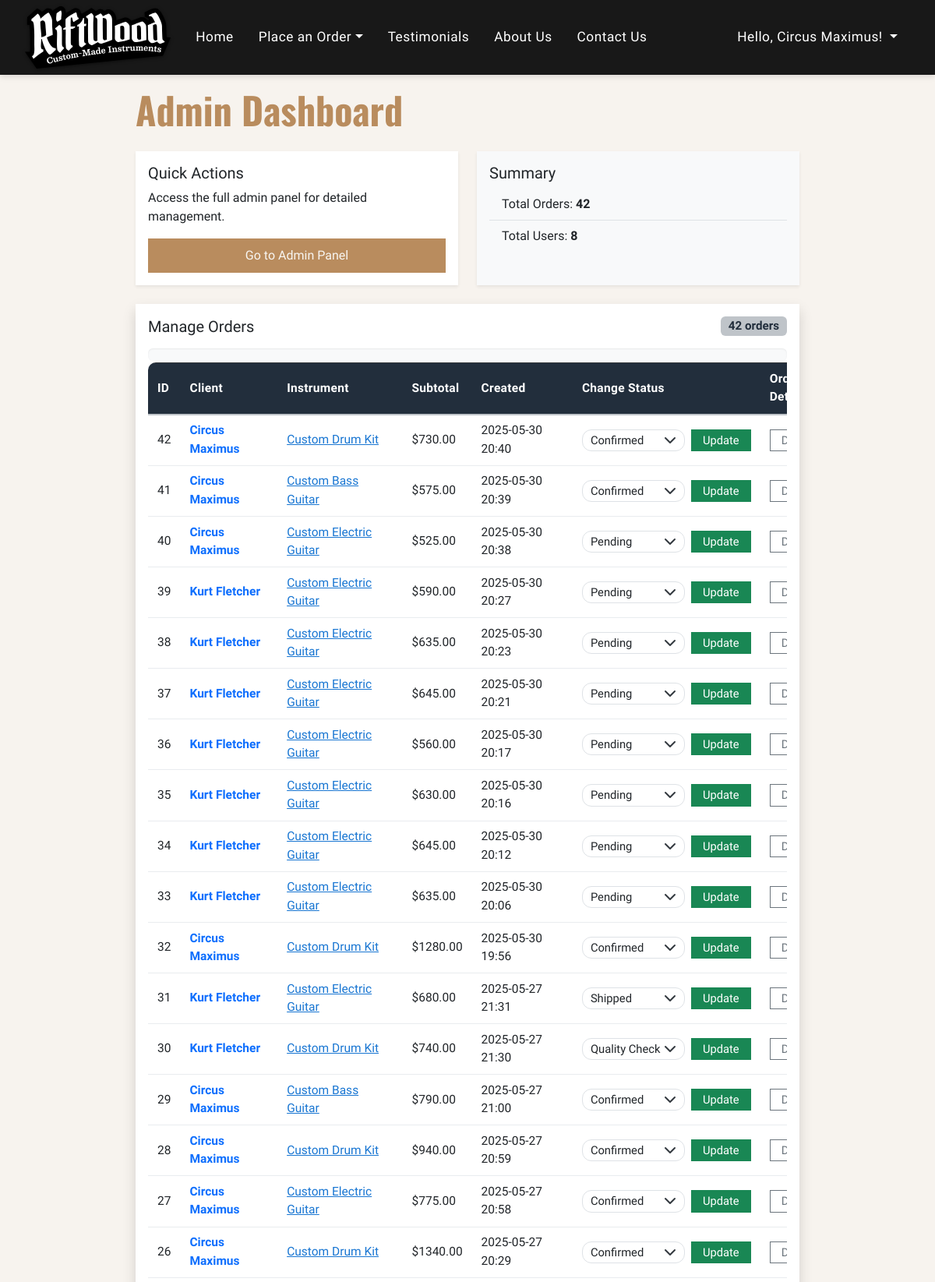
Screenshot of /dashboard/ (signed in, upper part) with the database file from the repository.
### riftwood/models.py (models this page shows)
class CustomOrder(models.Model):
    STATUS_CHOICES = [
        ('pending', 'Pending'),
        ('confirmed', 'Confirmed'),
        ('in_production', 'In Production'),
        ('quality_check', 'Quality Check'),
        ('shipped', 'Shipped'),
        ('delivered', 'Delivered'),
        ('cancelled', 'Cancelled'),
    ]
    CATEGORY_CHOICES = [
        ('electric_guitar', 'Custom Electric Guitar'),
        ('bass', 'Custom Bass Guitar'),
        ('drums', 'Custom Drum Kit'),
    ]
    user = models.ForeignKey(settings.AUTH_USER_MODEL, on_delete=models.CASCADE)
    instrument = models.CharField(max_length=20, choices=CATEGORY_CHOICES)
    specifications = models.TextField()
    created_at = models.DateTimeField(auto_now_add=True)
    status = models.CharField(max_length=20, choices=STATUS_CHOICES, default='pending')
    total_price = models.DecimalField(max_digits=10, decimal_places=2, default=0)

### riftwood/views.py (the view)
# urls.py: path('dashboard/', views.dashboard, name='dashboard'),
@user_passes_test(lambda u: u.is_active and u.is_superuser)
def dashboard(request):
    User = get_user_model()
    orders = CustomOrder.objects.all().order_by('-created_at')
    status_choices = CustomOrder.STATUS_CHOICES
    stats = {
        'users': User.objects.count()
    }
    return render(request, 'riftwood/dashboard.html', {
        'orders': orders,
        'status_choices': status_choices,
        'stats': stats
    })

### riftwood/templatetags/specs_extras.py (called while the page is built)
@register.filter
def split_specs(value, delimiter=';'):
    return [s.strip() for s in value.split(delimiter) if s.strip()]

### templates/riftwood/dashboard.html (shortened to what this page needs)
{% extends 'base.html' %}
{% load specs_extras %}
{% block content %}
<div class="container-fluid mt-2 dashboard-max-width">
    <div class="row justify-content-center">
        <div class="col-12 p-0">
            <div class="d-flex align-items-center mb-4">
                <h1 class="display-5 fw-bold mb-0">Admin Dashboard</h1>
            </div>
            <div class="row g-4 mb-4">
                <div class="col-md-6">
                    <div class="card shadow-sm h-100 border-0">
                        <div class="card-body">
                            <h5 class="card-title">Quick Actions</h5>
                            <p class="card-text">Access the full admin panel for detailed management.</p>
                            <a href="/admin" class="btn btn-primary w-100">Go to Admin Panel</a>
                        </div>
                    </div>
                </div>
                <div class="col-md-6">
                    <div class="card shadow-sm h-100 border-0 bg-light">
                        <div class="card-body">
                            <h5 class="card-title">Summary</h5>
                            <ul class="list-group list-group-flush">
                                <li class="list-group-item bg-light">Total Orders: <strong>{{ orders|length }}</strong></li>
                                <li class="list-group-item bg-light">Total Users: <strong>{{ stats.users }}</strong></li>
                            </ul>
                        </div>
                    </div>
                </div>
            </div>
            <div class="card shadow border-0">
                <div class="card-body">
                    <div class="d-flex justify-content-between align-items-center mb-3">
                        <h5 class="card-title mb-0 ">Manage Orders</h5>
                        <span class="badge bg-secondary">{{ orders|length }} orders</span>
                    </div>
                    {% if orders %}
                    <div class="table-responsive w-100 position-relative" style="overflow-x: auto;">
                        <div id="top-scrollbar"
                            style="overflow-x: auto; overflow-y: hidden; width: 100%; height: 16px; position: sticky; top: 0; background: #f8f9fa; z-index: 2;">
                            <div id="top-scrollbar-inner" style="height: 1px; min-width: 100%; width: 100%;"></div>
                        </div>
                        <table class="table table-hover align-middle table-bordered" id="orders-table">
                            <thead class="table-dark">
                                <tr>
                                    <th>ID</th>
                                    <th>Client</th>
                                    <th>Instrument</th>
                                    <th>Subtotal</th>
                                    <th>Created</th>
                                    <th>Change Status</th>
                                    <th>Order Details</th>
                                </tr>
                            </thead>
                            <tbody>
                                {% for order in orders %}
                                <tr>
                                    <td>{{ order.id }}</td>
                                    <td>
                                        <span class="fw-semibold text-primary client-address-toggle" style="cursor:pointer;" data-bs-toggle="collapse" data-bs-target="#address-{{ order.id }}" aria-expanded="false" aria-controls="address-{{ order.id }}">
                                            {{ order.user.first_name }} {{ order.user.last_name }}
                                        </span>
                                    </td>
                                    <td>
                                        <span class="instrument-specs-toggle" style="cursor:pointer; color:#1976d2; text-decoration:underline;" data-bs-toggle="collapse" data-bs-target="#specs-{{ order.id }}" aria-expanded="false" aria-controls="specs-{{ order.id }}">
                                            {{ order.get_instrument_display }}
                                        </span>
                                    </td>
                                    <td>
                                        {% if order.total_price %}
                                            ${{ order.total_price|floatformat:2 }}
                                        {% else %}
                                            <span class="text-muted">N/A</span>
                                        {% endif %}
                                    </td>
                                    <td>{{ order.created_at|date:'Y-m-d H:i' }}</td>
                                    <td>
                                        <form method="post" action="{% url 'admin_change_order_status' order.id %}" class="d-flex align-items-center gap-2">
                                            <select name="status" class="form-select form-select-sm w-auto">
                                                {% for value, label in status_choices %}
                                                    <option value="{{ value }}" {% if order.status == value %}selected{% endif %}>{{ label }}</option>
                                                {% endfor %}
                                            </select>
                                            <button type="submit" class="btn btn-sm btn-success">Update</button>
                                        </form>
                                    </td>
                                    <td>
                                        <a href="/admin/riftwood/customorder/{{ order.id }}/change/" class="btn btn-outline-secondary btn-sm" target="_blank">Details</a>
                                    </td>
                                </tr>
                                {% endfor %}
                            </tbody>
                        </table>
                    </div>
                    {% else %}
                    <div class="alert alert-info mb-0">No orders found.</div>
                    {% endif %}
                </div>
            </div>
        </div>
    </div>
</div>
{% endblock %}

### templates/base.html (shortened to what this page needs)
<!DOCTYPE html>
<html>
<head>
    {% load static %}
    <link href="https://cdn.jsdelivr.net/npm/bootstrap@5.3.0/dist/css/bootstrap.min.css" rel="stylesheet">
    <link rel="stylesheet" href="{% static 'css/styles.css' %}">
</head>
<body class="{% if request.path == '/' %}homepage{% endif %}">
    <nav id="main-navbar" class="navbar navbar-expand-lg py-0">
      <div class="container-fluid px-3">
        <a class="navbar-brand d-flex align-items-center me-3 py-2" href="{% url 'home' %}">
          <img src="/static/images/logos/RiftWood logo.svg" alt="RiftWood Logo" style="width:auto;">
        </a>
        <div class="collapse navbar-collapse" id="mainNavbarCollapse">
          <ul class="navbar-nav me-auto mb-2 mb-lg-0 align-items-lg-center">
            <li class="nav-item"><a class="nav-link nav-music px-3" href="{% url 'home' %}">Home</a></li>
            <li class="nav-item dropdown">
              <a class="nav-link nav-music dropdown-toggle px-3" href="#" id="orderDropdown" role="button" data-bs-toggle="dropdown" aria-expanded="false">Place an Order</a>
            </li>
            <li class="nav-item"><a class="nav-link nav-music px-3" href="{% url 'testimonials' %}">Testimonials</a></li>
            <li class="nav-item"><a class="nav-link nav-music px-3" href="{% url 'about' %}">About Us</a></li>
            <li class="nav-item"><a class="nav-link nav-music px-3" href="{% url 'contact' %}">Contact Us</a></li>
          </ul>
          <ul class="navbar-nav ms-auto mb-2 mb-lg-0 align-items-lg-center">
            {% if user.is_authenticated %}
              <li class="nav-item dropdown">
                <a class="nav-link nav-music dropdown-toggle px-3" href="#" id="userDropdown" role="button" data-bs-toggle="dropdown" aria-expanded="false">
                  Hello, {{ user.first_name }} {{ user.last_name }}!
                </a>
              </li>
            {% else %}
              <li class="nav-item"><a class="nav-link nav-music px-3" href="{% url 'login' %}">Login</a></li>
              <li class="nav-item"><a class="nav-link nav-music px-3" href="{% url 'register' %}">Register</a></li>
            {% endif %}
          </ul>
        </div>
      </div>
    </nav>
    <div class="{% if request.path != '/' %}main-content-boxed{% endif %}">
    {% block content %}{% endblock %}
    </div>
</body>
</html>

### static/css/styles.css (style rules this page uses)
:root { --rw-black: #181818; --rw-wood: #b98c5e; --rw-gold: #e6c77c; --rw-offwhite: #f8f6f2; --rw-gray: #444; }
body { background-color: #f7f3ee; color: #2d1c0b; }
#main-navbar { position: fixed !important; }
.navbar { border: none; box-shadow: 0 2px 8px 0 #0002; letter-spacing: 0.5px; top: 0; left: 0; width: 100%; z-index: 1040; transition: background 0.3s, box-shadow 0.3s; }
.navbar-brand img { filter: drop-shadow(0 1px 2px #0008); max-height: 80px; width: auto; transition: max-height 0.3s, height 0.3s, transform 0.2s !important; }
.nav-music { color: #fff !important; font-size: 1.08rem; font-weight: 500; letter-spacing: 0.5px; transition: color 0.2s, background 0.2s; padding-top: 18px !important; padding-bottom: 18px !important; }
h1, h2 { color: var(--rw-wood); text-align: center; margin-bottom: 20px; font-family: 'Oswald', sans-serif; }
.btn { border-radius: 5px; padding: 10px 20px; }
.btn-primary { background-color: var(--rw-wood); border: none; color: var(--rw-offwhite); }
.table { background-color: var(--rw-offwhite); border-radius: 5px; box-shadow: 0 2px 5px rgba(24,24,24,0.1); }
.table th { background-color: var(--rw-black); color: var(--rw-offwhite); }
img, .card, .form-control, .btn, .main-content-boxed, .carousel, .carousel-inner, .carousel-item { border-radius: 0 !important; }

### templates/base.html (style rules this page uses)
body { font-family: 'Libre Franklin', sans-serif; }
body:not(.homepage) { padding-top: 80px; }
h1, h2 { font-family: 'Oswald', sans-serif; }
.navbar { position: fixed !important; top: 0; left: 0; width: 100%; z-index: 1050; padding: 0.8rem 1rem; background-color: #181818 !important; transition: background-color 0.3s ease, padding 0.3s ease; }
.navbar-brand img { height: 80px; transition: height 0.3s cubic-bezier(.4,0,.2,1); }
.navbar .nav-link, .navbar .navbar-brand { transition: color 0.2s, background 0.2s, transform 0.2s; }
.main-content-boxed { max-width: 900px; margin: 0 auto 40px auto; padding: 24px; background: transparent; border-radius: 0; }

### templates/riftwood/dashboard.html (style rules this page uses)
#top-scrollbar { overflow-x: auto; overflow-y: hidden; width: 100%; height: 14px; position: sticky; top: 0; background: #f8f9fa; z-index: 2; border-radius: 6px; box-shadow: 0 1px 2px #0001 inset; margin-bottom: 2px; }
#top-scrollbar-inner { height: 1px; min-width: 100%; width: 100%; background: transparent; pointer-events: none; }
#orders-table { font-size: 0.97em; border-radius: 10px; overflow: hidden; background: #fff; box-shadow: 0 2px 8px #0001; min-width: 900px; }
#orders-table th, #orders-table td { border: none; border-bottom: 1px solid #e9ecef; padding: 0.55rem 0.75rem; vertical-align: middle; background: none; }
#orders-table th { background: #222e3c; color: #fff; font-weight: 600; letter-spacing: 0.02em; border-bottom: 2px solid #bfc4c9; }
#orders-table td { background: #fff; transition: background 0.2s; }
#orders-table td, #orders-table th { user-select: none; -webkit-user-select: none; -moz-user-select: none; -ms-user-select: none; }
#orders-table td:last-child, #orders-table td:nth-last-child(2), #orders-table th:last-child, #orders-table th:nth-last-child(2) { user-select: text; -webkit-user-select: text; -moz-user-select: text; -ms-user-select: text; }
.btn-outline-secondary.btn-sm { border-radius: 20px; padding: 2px 14px; font-size: 0.95em; }
.btn-sm.btn-success { border-radius: 20px; padding: 2px 14px; font-size: 0.95em; }
.form-select.form-select-sm { border-radius: 12px; font-size: 0.95em; padding: 2px 30px 2px 10px; background-position: right 10px center; background-size: 16px 16px; }
.badge.bg-secondary { background: #bfc4c9 !important; color: #222e3c !important; font-weight: 600; font-size: 0.95em; }

### rows the page displays
CustomOrder: id "42", user.first_name "Circus", user.last_name "Maximus", instrument "Custom Drum Kit", total_price "730.00", created_at "2025-05-30 20:40", status "Confirmed"
CustomOrder: id "41", user.first_name "Circus", user.last_name "Maximus", instrument "Custom Bass Guitar", total_price "575.00", created_at "2025-05-30 20:39", status "Confirmed"
CustomOrder: id "40", user.first_name "Circus", user.last_name "Maximus", instrument "Custom Electric Guitar", total_price "525.00", created_at "2025-05-30 20:38", status "Pending"
CustomOrder: id "39", user.first_name "Kurt", user.last_name "Fletcher", instrument "Custom Electric Guitar", total_price "590.00", created_at "2025-05-30 20:27", status "Pending"
CustomOrder: id "38", user.first_name "Kurt", user.last_name "Fletcher", instrument "Custom Electric Guitar", total_price "635.00", created_at "2025-05-30 20:23", status "Pending"
CustomOrder: id "37", user.first_name "Kurt", user.last_name "Fletcher", instrument "Custom Electric Guitar", total_price "645.00", created_at "2025-05-30 20:21", status "Pending"
CustomOrder: id "36", user.first_name "Kurt", user.last_name "Fletcher", instrument "Custom Electric Guitar", total_price "560.00", created_at "2025-05-30 20:17", status "Pending"
CustomOrder: id "35", user.first_name "Kurt", user.last_name "Fletcher", instrument "Custom Electric Guitar", total_price "630.00", created_at "2025-05-30 20:16", status "Pending"
CustomOrder: id "34", user.first_name "Kurt", user.last_name "Fletcher", instrument "Custom Electric Guitar", total_price "645.00", created_at "2025-05-30 20:12", status "Pending"
CustomOrder: id "33", user.first_name "Kurt", user.last_name "Fletcher", instrument "Custom Electric Guitar", total_price "635.00", created_at "2025-05-30 20:06", status "Pending"
CustomOrder: id "32", user.first_name "Circus", user.last_name "Maximus", instrument "Custom Drum Kit", total_price "1280.00", created_at "2025-05-30 19:56", status "Confirmed"
CustomOrder: id "31", user.first_name "Kurt", user.last_name "Fletcher", instrument "Custom Electric Guitar", total_price "680.00", created_at "2025-05-27 21:31", status "Shipped"
CustomOrder: id "30", user.first_name "Kurt", user.last_name "Fletcher", instrument "Custom Drum Kit", total_price "740.00", created_at "2025-05-27 21:30", status "Quality Check"
CustomOrder: id "29", user.first_name "Circus", user.last_name "Maximus", instrument "Custom Bass Guitar", total_price "790.00", created_at "2025-05-27 21:00", status "Confirmed"
CustomOrder: id "28", user.first_name "Circus", user.last_name "Maximus", instrument "Custom Drum Kit", total_price "940.00", created_at "2025-05-27 20:59", status "Confirmed"
CustomOrder: id "27", user.first_name "Circus", user.last_name "Maximus", instrument "Custom Electric Guitar", total_price "775.00", created_at "2025-05-27 20:58", status "Confirmed"
CustomOrder: id "26", user.first_name "Circus", user.last_name "Maximus", instrument "Custom Drum Kit", total_price "1340.00", created_at "2025-05-27 20:29", status "Confirmed"

### other values shown
{{ user.first_name }} "Circus"
{{ user.last_name }} "Maximus"
{{ orders|length }} "42"
{{ stats.users }} "8"
